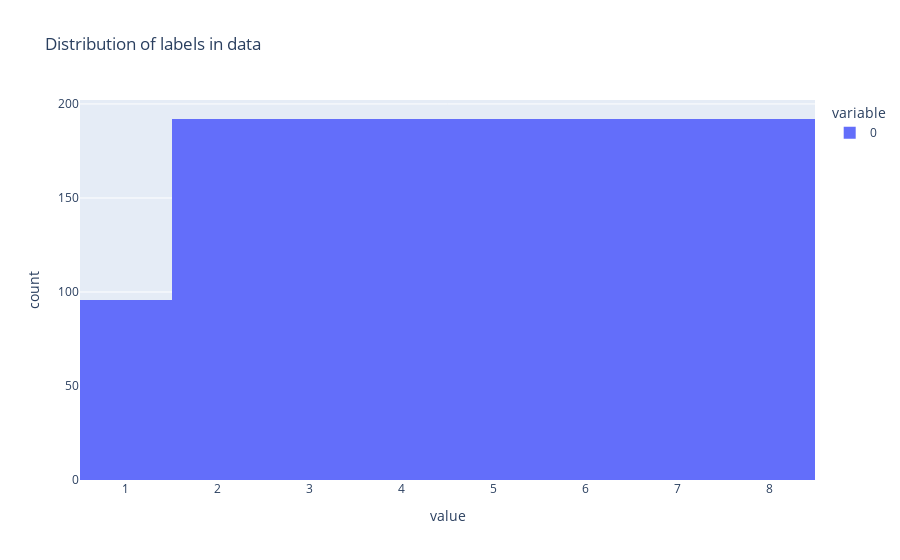

Source (notebook cell):
### Code cell
all_labels = []
for folder, values in audio_data.items(): 
    sig_rates, labels = utils.seperate_tups(values)
    all_labels += labels

px.histogram(all_labels, title='Distribution of labels in data')

### Figure 1 — Plotly figure (JSON) as saved in the notebook; plotly's stock layout.template omitted (floating-point values rounded to 4 significant figures; data arrays with more than 128 entries replaced by an {"elided": "..."} marker saying what was removed)
{"data": [{"alignmentgroup": "True", "bingroup": "x", "hovertemplate": "variable=0<br>value=%{x}<br>count=%{y}<extra></extra>", "legendgroup": "0", "marker": {"color": "#636efa", "pattern": {"shape": ""}}, "name": "0", "offsetgroup": "0", "orientation": "v", "showlegend": true, "type": "histogram", "x": {"elided": "1440 int values"}, "xaxis": "x", "yaxis": "y"}], "layout": {"barmode": "relative", "legend": {"title": {"text": "variable"}, "tracegroupgap": 0}, "title": {"text": "Distribution of labels in data"}, "xaxis": {"anchor": "y", "domain": [0, 1], "title": {"text": "value"}}, "yaxis": {"anchor": "x", "domain": [0, 1], "title": {"text": "count"}}}}
